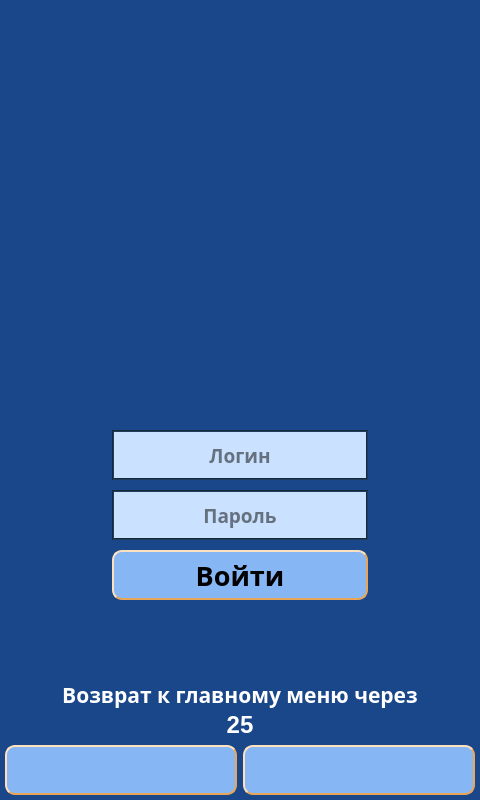
<?xml version="1.0" encoding="UTF-8"?>
<ui version="4.0">
 <class>screen_3_authorization</class>
 <widget class="QWidget" name="screen_3_authorization">
  <property name="geometry">
   <rect>
    <x>0</x>
    <y>0</y>
    <width>480</width>
    <height>800</height>
   </rect>
  </property>
  <property name="windowTitle">
   <string>screen_3_authorization</string>
  </property>
  <property name="styleSheet">
   <string notr="true">QWidget{
	background-color: #1A4789;
}
QLabel {
	background: none;
	color: #FFFFFF;
	border-width: 0px;
	border-radius: 0px;
}
#background {
	color: #FFFFFF;
	background-color: #1A4789;
	border-width: 2px;
	border-style: groove;
	border-color: #ff9923;
	border-radius: 0px;
}
QPushButton {
	color: #000000;
	background-color: #86B7F4;
	border-width: 2px;
	border-style: outset;
	border-color: #EAA657;
	border-radius: 10px;
}
QLineEdit {
	color: #000000;
	background-color: #CAE2FF;
	border-width: 2px;
	border-style: groove;
	border-color: #15293D;
	border-radius: 0px;
}</string>
  </property>
  <widget class="QLabel" name="lbl_timeout_back">
   <property name="geometry">
    <rect>
     <x>50</x>
     <y>710</y>
     <width>380</width>
     <height>30</height>
    </rect>
   </property>
   <property name="palette">
    <palette>
     <active>
      <colorrole role="WindowText">
       <brush brushstyle="SolidPattern">
        <color alpha="255">
         <red>255</red>
         <green>255</green>
         <blue>255</blue>
        </color>
       </brush>
      </colorrole>
      <colorrole role="Button">
       <brush brushstyle="LinearGradientPattern">
        <gradient startx="0.000000000000000" starty="0.000000000000000" endx="1.000000000000000" endy="0.000000000000000" type="LinearGradient" spread="PadSpread" coordinatemode="ObjectBoundingMode">
         <gradientstop position="0.000000000000000">
          <color alpha="0">
           <red>0</red>
           <green>0</green>
           <blue>0</blue>
          </color>
         </gradientstop>
         <gradientstop position="1.000000000000000">
          <color alpha="0">
           <red>255</red>
           <green>255</green>
           <blue>255</blue>
          </color>
         </gradientstop>
        </gradient>
       </brush>
      </colorrole>
      <colorrole role="Text">
       <brush brushstyle="SolidPattern">
        <color alpha="255">
         <red>255</red>
         <green>255</green>
         <blue>255</blue>
        </color>
       </brush>
      </colorrole>
      <colorrole role="ButtonText">
       <brush brushstyle="SolidPattern">
        <color alpha="255">
         <red>255</red>
         <green>255</green>
         <blue>255</blue>
        </color>
       </brush>
      </colorrole>
      <colorrole role="Base">
       <brush brushstyle="LinearGradientPattern">
        <gradient startx="0.000000000000000" starty="0.000000000000000" endx="1.000000000000000" endy="0.000000000000000" type="LinearGradient" spread="PadSpread" coordinatemode="ObjectBoundingMode">
         <gradientstop position="0.000000000000000">
          <color alpha="0">
           <red>0</red>
           <green>0</green>
           <blue>0</blue>
          </color>
         </gradientstop>
         <gradientstop position="1.000000000000000">
          <color alpha="0">
           <red>255</red>
           <green>255</green>
           <blue>255</blue>
          </color>
         </gradientstop>
        </gradient>
       </brush>
      </colorrole>
      <colorrole role="Window">
       <brush brushstyle="LinearGradientPattern">
        <gradient startx="0.000000000000000" starty="0.000000000000000" endx="1.000000000000000" endy="0.000000000000000" type="LinearGradient" spread="PadSpread" coordinatemode="ObjectBoundingMode">
         <gradientstop position="0.000000000000000">
          <color alpha="0">
           <red>0</red>
           <green>0</green>
           <blue>0</blue>
          </color>
         </gradientstop>
         <gradientstop position="1.000000000000000">
          <color alpha="0">
           <red>255</red>
           <green>255</green>
           <blue>255</blue>
          </color>
         </gradientstop>
        </gradient>
       </brush>
      </colorrole>
      <colorrole role="PlaceholderText">
       <brush brushstyle="NoBrush">
        <color alpha="128">
         <red>255</red>
         <green>255</green>
         <blue>255</blue>
        </color>
       </brush>
      </colorrole>
     </active>
     <inactive>
      <colorrole role="WindowText">
       <brush brushstyle="SolidPattern">
        <color alpha="255">
         <red>255</red>
         <green>255</green>
         <blue>255</blue>
        </color>
       </brush>
      </colorrole>
      <colorrole role="Button">
       <brush brushstyle="LinearGradientPattern">
        <gradient startx="0.000000000000000" starty="0.000000000000000" endx="1.000000000000000" endy="0.000000000000000" type="LinearGradient" spread="PadSpread" coordinatemode="ObjectBoundingMode">
         <gradientstop position="0.000000000000000">
          <color alpha="0">
           <red>0</red>
           <green>0</green>
           <blue>0</blue>
          </color>
         </gradientstop>
         <gradientstop position="1.000000000000000">
          <color alpha="0">
           <red>255</red>
           <green>255</green>
           <blue>255</blue>
          </color>
         </gradientstop>
        </gradient>
       </brush>
      </colorrole>
      <colorrole role="Text">
       <brush brushstyle="SolidPattern">
        <color alpha="255">
         <red>255</red>
         <green>255</green>
         <blue>255</blue>
        </color>
       </brush>
      </colorrole>
      <colorrole role="ButtonText">
       <brush brushstyle="SolidPattern">
        <color alpha="255">
         <red>255</red>
         <green>255</green>
         <blue>255</blue>
        </color>
       </brush>
      </colorrole>
      <colorrole role="Base">
       <brush brushstyle="LinearGradientPattern">
        <gradient startx="0.000000000000000" starty="0.000000000000000" endx="1.000000000000000" endy="0.000000000000000" type="LinearGradient" spread="PadSpread" coordinatemode="ObjectBoundingMode">
         <gradientstop position="0.000000000000000">
          <color alpha="0">
           <red>0</red>
           <green>0</green>
           <blue>0</blue>
          </color>
         </gradientstop>
         <gradientstop position="1.000000000000000">
          <color alpha="0">
           <red>255</red>
           <green>255</green>
           <blue>255</blue>
          </color>
         </gradientstop>
        </gradient>
       </brush>
      </colorrole>
      <colorrole role="Window">
       <brush brushstyle="LinearGradientPattern">
        <gradient startx="0.000000000000000" starty="0.000000000000000" endx="1.000000000000000" endy="0.000000000000000" type="LinearGradient" spread="PadSpread" coordinatemode="ObjectBoundingMode">
         <gradientstop position="0.000000000000000">
          <color alpha="0">
           <red>0</red>
           <green>0</green>
           <blue>0</blue>
          </color>
         </gradientstop>
         <gradientstop position="1.000000000000000">
          <color alpha="0">
           <red>255</red>
           <green>255</green>
           <blue>255</blue>
          </color>
         </gradientstop>
        </gradient>
       </brush>
      </colorrole>
      <colorrole role="PlaceholderText">
       <brush brushstyle="NoBrush">
        <color alpha="128">
         <red>255</red>
         <green>255</green>
         <blue>255</blue>
        </color>
       </brush>
      </colorrole>
     </inactive>
     <disabled>
      <colorrole role="WindowText">
       <brush brushstyle="SolidPattern">
        <color alpha="255">
         <red>255</red>
         <green>255</green>
         <blue>255</blue>
        </color>
       </brush>
      </colorrole>
      <colorrole role="Button">
       <brush brushstyle="LinearGradientPattern">
        <gradient startx="0.000000000000000" starty="0.000000000000000" endx="1.000000000000000" endy="0.000000000000000" type="LinearGradient" spread="PadSpread" coordinatemode="ObjectBoundingMode">
         <gradientstop position="0.000000000000000">
          <color alpha="0">
           <red>0</red>
           <green>0</green>
           <blue>0</blue>
          </color>
         </gradientstop>
         <gradientstop position="1.000000000000000">
          <color alpha="0">
           <red>255</red>
           <green>255</green>
           <blue>255</blue>
          </color>
         </gradientstop>
        </gradient>
       </brush>
      </colorrole>
      <colorrole role="Text">
       <brush brushstyle="SolidPattern">
        <color alpha="255">
         <red>255</red>
         <green>255</green>
         <blue>255</blue>
        </color>
       </brush>
      </colorrole>
      <colorrole role="ButtonText">
       <brush brushstyle="SolidPattern">
        <color alpha="255">
         <red>255</red>
         <green>255</green>
         <blue>255</blue>
        </color>
       </brush>
      </colorrole>
      <colorrole role="Base">
       <brush brushstyle="LinearGradientPattern">
        <gradient startx="0.000000000000000" starty="0.000000000000000" endx="1.000000000000000" endy="0.000000000000000" type="LinearGradient" spread="PadSpread" coordinatemode="ObjectBoundingMode">
         <gradientstop position="0.000000000000000">
          <color alpha="0">
           <red>0</red>
           <green>0</green>
           <blue>0</blue>
          </color>
         </gradientstop>
         <gradientstop position="1.000000000000000">
          <color alpha="0">
           <red>255</red>
           <green>255</green>
           <blue>255</blue>
          </color>
         </gradientstop>
        </gradient>
       </brush>
      </colorrole>
      <colorrole role="Window">
       <brush brushstyle="LinearGradientPattern">
        <gradient startx="0.000000000000000" starty="0.000000000000000" endx="1.000000000000000" endy="0.000000000000000" type="LinearGradient" spread="PadSpread" coordinatemode="ObjectBoundingMode">
         <gradientstop position="0.000000000000000">
          <color alpha="0">
           <red>0</red>
           <green>0</green>
           <blue>0</blue>
          </color>
         </gradientstop>
         <gradientstop position="1.000000000000000">
          <color alpha="0">
           <red>255</red>
           <green>255</green>
           <blue>255</blue>
          </color>
         </gradientstop>
        </gradient>
       </brush>
      </colorrole>
      <colorrole role="PlaceholderText">
       <brush brushstyle="NoBrush">
        <color alpha="128">
         <red>255</red>
         <green>255</green>
         <blue>255</blue>
        </color>
       </brush>
      </colorrole>
     </disabled>
    </palette>
   </property>
   <property name="font">
    <font>
     <pointsize>18</pointsize>
     <weight>75</weight>
     <bold>true</bold>
    </font>
   </property>
   <property name="text">
    <string>25</string>
   </property>
   <property name="alignment">
    <set>Qt::AlignCenter</set>
   </property>
  </widget>
  <widget class="MyLineEdit" name="edit_psw">
   <property name="geometry">
    <rect>
     <x>112</x>
     <y>490</y>
     <width>256</width>
     <height>50</height>
    </rect>
   </property>
   <property name="font">
    <font>
     <family>Arial Black</family>
     <pointsize>14</pointsize>
     <weight>75</weight>
     <bold>true</bold>
    </font>
   </property>
   <property name="alignment">
    <set>Qt::AlignCenter</set>
   </property>
   <property name="placeholderText">
    <string>Пароль</string>
   </property>
  </widget>
  <widget class="QPushButton" name="btn_authorization">
   <property name="geometry">
    <rect>
     <x>112</x>
     <y>550</y>
     <width>256</width>
     <height>50</height>
    </rect>
   </property>
   <property name="palette">
    <palette>
     <active>
      <colorrole role="WindowText">
       <brush brushstyle="SolidPattern">
        <color alpha="255">
         <red>0</red>
         <green>0</green>
         <blue>0</blue>
        </color>
       </brush>
      </colorrole>
      <colorrole role="Button">
       <brush brushstyle="SolidPattern">
        <color alpha="255">
         <red>134</red>
         <green>183</green>
         <blue>244</blue>
        </color>
       </brush>
      </colorrole>
      <colorrole role="Text">
       <brush brushstyle="SolidPattern">
        <color alpha="255">
         <red>0</red>
         <green>0</green>
         <blue>0</blue>
        </color>
       </brush>
      </colorrole>
      <colorrole role="ButtonText">
       <brush brushstyle="SolidPattern">
        <color alpha="255">
         <red>0</red>
         <green>0</green>
         <blue>0</blue>
        </color>
       </brush>
      </colorrole>
      <colorrole role="Base">
       <brush brushstyle="SolidPattern">
        <color alpha="255">
         <red>134</red>
         <green>183</green>
         <blue>244</blue>
        </color>
       </brush>
      </colorrole>
      <colorrole role="Window">
       <brush brushstyle="SolidPattern">
        <color alpha="255">
         <red>134</red>
         <green>183</green>
         <blue>244</blue>
        </color>
       </brush>
      </colorrole>
      <colorrole role="PlaceholderText">
       <brush brushstyle="NoBrush">
        <color alpha="128">
         <red>0</red>
         <green>0</green>
         <blue>0</blue>
        </color>
       </brush>
      </colorrole>
     </active>
     <inactive>
      <colorrole role="WindowText">
       <brush brushstyle="SolidPattern">
        <color alpha="255">
         <red>0</red>
         <green>0</green>
         <blue>0</blue>
        </color>
       </brush>
      </colorrole>
      <colorrole role="Button">
       <brush brushstyle="SolidPattern">
        <color alpha="255">
         <red>134</red>
         <green>183</green>
         <blue>244</blue>
        </color>
       </brush>
      </colorrole>
      <colorrole role="Text">
       <brush brushstyle="SolidPattern">
        <color alpha="255">
         <red>0</red>
         <green>0</green>
         <blue>0</blue>
        </color>
       </brush>
      </colorrole>
      <colorrole role="ButtonText">
       <brush brushstyle="SolidPattern">
        <color alpha="255">
         <red>0</red>
         <green>0</green>
         <blue>0</blue>
        </color>
       </brush>
      </colorrole>
      <colorrole role="Base">
       <brush brushstyle="SolidPattern">
        <color alpha="255">
         <red>134</red>
         <green>183</green>
         <blue>244</blue>
        </color>
       </brush>
      </colorrole>
      <colorrole role="Window">
       <brush brushstyle="SolidPattern">
        <color alpha="255">
         <red>134</red>
         <green>183</green>
         <blue>244</blue>
        </color>
       </brush>
      </colorrole>
      <colorrole role="PlaceholderText">
       <brush brushstyle="NoBrush">
        <color alpha="128">
         <red>0</red>
         <green>0</green>
         <blue>0</blue>
        </color>
       </brush>
      </colorrole>
     </inactive>
     <disabled>
      <colorrole role="WindowText">
       <brush brushstyle="SolidPattern">
        <color alpha="255">
         <red>0</red>
         <green>0</green>
         <blue>0</blue>
        </color>
       </brush>
      </colorrole>
      <colorrole role="Button">
       <brush brushstyle="SolidPattern">
        <color alpha="255">
         <red>134</red>
         <green>183</green>
         <blue>244</blue>
        </color>
       </brush>
      </colorrole>
      <colorrole role="Text">
       <brush brushstyle="SolidPattern">
        <color alpha="255">
         <red>0</red>
         <green>0</green>
         <blue>0</blue>
        </color>
       </brush>
      </colorrole>
      <colorrole role="ButtonText">
       <brush brushstyle="SolidPattern">
        <color alpha="255">
         <red>0</red>
         <green>0</green>
         <blue>0</blue>
        </color>
       </brush>
      </colorrole>
      <colorrole role="Base">
       <brush brushstyle="SolidPattern">
        <color alpha="255">
         <red>134</red>
         <green>183</green>
         <blue>244</blue>
        </color>
       </brush>
      </colorrole>
      <colorrole role="Window">
       <brush brushstyle="SolidPattern">
        <color alpha="255">
         <red>134</red>
         <green>183</green>
         <blue>244</blue>
        </color>
       </brush>
      </colorrole>
      <colorrole role="PlaceholderText">
       <brush brushstyle="NoBrush">
        <color alpha="128">
         <red>0</red>
         <green>0</green>
         <blue>0</blue>
        </color>
       </brush>
      </colorrole>
     </disabled>
    </palette>
   </property>
   <property name="font">
    <font>
     <family>Arial Black</family>
     <pointsize>20</pointsize>
     <weight>75</weight>
     <bold>true</bold>
    </font>
   </property>
   <property name="contextMenuPolicy">
    <enum>Qt::DefaultContextMenu</enum>
   </property>
   <property name="layoutDirection">
    <enum>Qt::LeftToRight</enum>
   </property>
   <property name="text">
    <string>Войти</string>
   </property>
  </widget>
  <widget class="QPushButton" name="btn_keyboard">
   <property name="geometry">
    <rect>
     <x>5</x>
     <y>745</y>
     <width>232</width>
     <height>50</height>
    </rect>
   </property>
   <property name="palette">
    <palette>
     <active>
      <colorrole role="WindowText">
       <brush brushstyle="SolidPattern">
        <color alpha="255">
         <red>0</red>
         <green>0</green>
         <blue>0</blue>
        </color>
       </brush>
      </colorrole>
      <colorrole role="Button">
       <brush brushstyle="SolidPattern">
        <color alpha="255">
         <red>134</red>
         <green>183</green>
         <blue>244</blue>
        </color>
       </brush>
      </colorrole>
      <colorrole role="Text">
       <brush brushstyle="SolidPattern">
        <color alpha="255">
         <red>0</red>
         <green>0</green>
         <blue>0</blue>
        </color>
       </brush>
      </colorrole>
      <colorrole role="ButtonText">
       <brush brushstyle="SolidPattern">
        <color alpha="255">
         <red>0</red>
         <green>0</green>
         <blue>0</blue>
        </color>
       </brush>
      </colorrole>
      <colorrole role="Base">
       <brush brushstyle="SolidPattern">
        <color alpha="255">
         <red>134</red>
         <green>183</green>
         <blue>244</blue>
        </color>
       </brush>
      </colorrole>
      <colorrole role="Window">
       <brush brushstyle="SolidPattern">
        <color alpha="255">
         <red>134</red>
         <green>183</green>
         <blue>244</blue>
        </color>
       </brush>
      </colorrole>
      <colorrole role="PlaceholderText">
       <brush brushstyle="NoBrush">
        <color alpha="128">
         <red>0</red>
         <green>0</green>
         <blue>0</blue>
        </color>
       </brush>
      </colorrole>
     </active>
     <inactive>
      <colorrole role="WindowText">
       <brush brushstyle="SolidPattern">
        <color alpha="255">
         <red>0</red>
         <green>0</green>
         <blue>0</blue>
        </color>
       </brush>
      </colorrole>
      <colorrole role="Button">
       <brush brushstyle="SolidPattern">
        <color alpha="255">
         <red>134</red>
         <green>183</green>
         <blue>244</blue>
        </color>
       </brush>
      </colorrole>
      <colorrole role="Text">
       <brush brushstyle="SolidPattern">
        <color alpha="255">
         <red>0</red>
         <green>0</green>
         <blue>0</blue>
        </color>
       </brush>
      </colorrole>
      <colorrole role="ButtonText">
       <brush brushstyle="SolidPattern">
        <color alpha="255">
         <red>0</red>
         <green>0</green>
         <blue>0</blue>
        </color>
       </brush>
      </colorrole>
      <colorrole role="Base">
       <brush brushstyle="SolidPattern">
        <color alpha="255">
         <red>134</red>
         <green>183</green>
         <blue>244</blue>
        </color>
       </brush>
      </colorrole>
      <colorrole role="Window">
       <brush brushstyle="SolidPattern">
        <color alpha="255">
         <red>134</red>
         <green>183</green>
         <blue>244</blue>
        </color>
       </brush>
      </colorrole>
      <colorrole role="PlaceholderText">
       <brush brushstyle="NoBrush">
        <color alpha="128">
         <red>0</red>
         <green>0</green>
         <blue>0</blue>
        </color>
       </brush>
      </colorrole>
     </inactive>
     <disabled>
      <colorrole role="WindowText">
       <brush brushstyle="SolidPattern">
        <color alpha="255">
         <red>0</red>
         <green>0</green>
         <blue>0</blue>
        </color>
       </brush>
      </colorrole>
      <colorrole role="Button">
       <brush brushstyle="SolidPattern">
        <color alpha="255">
         <red>134</red>
         <green>183</green>
         <blue>244</blue>
        </color>
       </brush>
      </colorrole>
      <colorrole role="Text">
       <brush brushstyle="SolidPattern">
        <color alpha="255">
         <red>0</red>
         <green>0</green>
         <blue>0</blue>
        </color>
       </brush>
      </colorrole>
      <colorrole role="ButtonText">
       <brush brushstyle="SolidPattern">
        <color alpha="255">
         <red>0</red>
         <green>0</green>
         <blue>0</blue>
        </color>
       </brush>
      </colorrole>
      <colorrole role="Base">
       <brush brushstyle="SolidPattern">
        <color alpha="255">
         <red>134</red>
         <green>183</green>
         <blue>244</blue>
        </color>
       </brush>
      </colorrole>
      <colorrole role="Window">
       <brush brushstyle="SolidPattern">
        <color alpha="255">
         <red>134</red>
         <green>183</green>
         <blue>244</blue>
        </color>
       </brush>
      </colorrole>
      <colorrole role="PlaceholderText">
       <brush brushstyle="NoBrush">
        <color alpha="128">
         <red>0</red>
         <green>0</green>
         <blue>0</blue>
        </color>
       </brush>
      </colorrole>
     </disabled>
    </palette>
   </property>
   <property name="font">
    <font>
     <pointsize>20</pointsize>
     <weight>75</weight>
     <bold>true</bold>
    </font>
   </property>
   <property name="contextMenuPolicy">
    <enum>Qt::DefaultContextMenu</enum>
   </property>
   <property name="layoutDirection">
    <enum>Qt::LeftToRight</enum>
   </property>
   <property name="text">
    <string/>
   </property>
   <property name="icon">
    <iconset resource="../img/resources.qrc">
     <normaloff>:/icons/keyboard.png</normaloff>:/icons/keyboard.png</iconset>
   </property>
   <property name="iconSize">
    <size>
     <width>51</width>
     <height>51</height>
    </size>
   </property>
  </widget>
  <widget class="QLabel" name="lbl_info_ico">
   <property name="geometry">
    <rect>
     <x>73</x>
     <y>50</y>
     <width>333</width>
     <height>342</height>
    </rect>
   </property>
   <property name="sizePolicy">
    <sizepolicy hsizetype="Preferred" vsizetype="Preferred">
     <horstretch>0</horstretch>
     <verstretch>0</verstretch>
    </sizepolicy>
   </property>
   <property name="text">
    <string/>
   </property>
   <property name="textFormat">
    <enum>Qt::AutoText</enum>
   </property>
   <property name="pixmap">
    <pixmap resource="../img/resources.qrc">:/icons/logo.png</pixmap>
   </property>
   <property name="scaledContents">
    <bool>true</bool>
   </property>
  </widget>
  <widget class="QPushButton" name="btn_back">
   <property name="geometry">
    <rect>
     <x>243</x>
     <y>745</y>
     <width>232</width>
     <height>50</height>
    </rect>
   </property>
   <property name="palette">
    <palette>
     <active>
      <colorrole role="WindowText">
       <brush brushstyle="SolidPattern">
        <color alpha="255">
         <red>0</red>
         <green>0</green>
         <blue>0</blue>
        </color>
       </brush>
      </colorrole>
      <colorrole role="Button">
       <brush brushstyle="SolidPattern">
        <color alpha="255">
         <red>134</red>
         <green>183</green>
         <blue>244</blue>
        </color>
       </brush>
      </colorrole>
      <colorrole role="Text">
       <brush brushstyle="SolidPattern">
        <color alpha="255">
         <red>0</red>
         <green>0</green>
         <blue>0</blue>
        </color>
       </brush>
      </colorrole>
      <colorrole role="ButtonText">
       <brush brushstyle="SolidPattern">
        <color alpha="255">
         <red>0</red>
         <green>0</green>
         <blue>0</blue>
        </color>
       </brush>
      </colorrole>
      <colorrole role="Base">
       <brush brushstyle="SolidPattern">
        <color alpha="255">
         <red>134</red>
         <green>183</green>
         <blue>244</blue>
        </color>
       </brush>
      </colorrole>
      <colorrole role="Window">
       <brush brushstyle="SolidPattern">
        <color alpha="255">
         <red>134</red>
         <green>183</green>
         <blue>244</blue>
        </color>
       </brush>
      </colorrole>
      <colorrole role="PlaceholderText">
       <brush brushstyle="NoBrush">
        <color alpha="128">
         <red>0</red>
         <green>0</green>
         <blue>0</blue>
        </color>
       </brush>
      </colorrole>
     </active>
     <inactive>
      <colorrole role="WindowText">
       <brush brushstyle="SolidPattern">
        <color alpha="255">
         <red>0</red>
         <green>0</green>
         <blue>0</blue>
        </color>
       </brush>
      </colorrole>
      <colorrole role="Button">
       <brush brushstyle="SolidPattern">
        <color alpha="255">
         <red>134</red>
         <green>183</green>
         <blue>244</blue>
        </color>
       </brush>
      </colorrole>
      <colorrole role="Text">
       <brush brushstyle="SolidPattern">
        <color alpha="255">
         <red>0</red>
         <green>0</green>
         <blue>0</blue>
        </color>
       </brush>
      </colorrole>
      <colorrole role="ButtonText">
       <brush brushstyle="SolidPattern">
        <color alpha="255">
         <red>0</red>
         <green>0</green>
         <blue>0</blue>
        </color>
       </brush>
      </colorrole>
      <colorrole role="Base">
       <brush brushstyle="SolidPattern">
        <color alpha="255">
         <red>134</red>
         <green>183</green>
         <blue>244</blue>
        </color>
       </brush>
      </colorrole>
      <colorrole role="Window">
       <brush brushstyle="SolidPattern">
        <color alpha="255">
         <red>134</red>
         <green>183</green>
         <blue>244</blue>
        </color>
       </brush>
      </colorrole>
      <colorrole role="PlaceholderText">
       <brush brushstyle="NoBrush">
        <color alpha="128">
         <red>0</red>
         <green>0</green>
         <blue>0</blue>
        </color>
       </brush>
      </colorrole>
     </inactive>
     <disabled>
      <colorrole role="WindowText">
       <brush brushstyle="SolidPattern">
        <color alpha="255">
         <red>0</red>
         <green>0</green>
         <blue>0</blue>
        </color>
       </brush>
      </colorrole>
      <colorrole role="Button">
       <brush brushstyle="SolidPattern">
        <color alpha="255">
         <red>134</red>
         <green>183</green>
         <blue>244</blue>
        </color>
       </brush>
      </colorrole>
      <colorrole role="Text">
       <brush brushstyle="SolidPattern">
        <color alpha="255">
         <red>0</red>
         <green>0</green>
         <blue>0</blue>
        </color>
       </brush>
      </colorrole>
      <colorrole role="ButtonText">
       <brush brushstyle="SolidPattern">
        <color alpha="255">
         <red>0</red>
         <green>0</green>
         <blue>0</blue>
        </color>
       </brush>
      </colorrole>
      <colorrole role="Base">
       <brush brushstyle="SolidPattern">
        <color alpha="255">
         <red>134</red>
         <green>183</green>
         <blue>244</blue>
        </color>
       </brush>
      </colorrole>
      <colorrole role="Window">
       <brush brushstyle="SolidPattern">
        <color alpha="255">
         <red>134</red>
         <green>183</green>
         <blue>244</blue>
        </color>
       </brush>
      </colorrole>
      <colorrole role="PlaceholderText">
       <brush brushstyle="NoBrush">
        <color alpha="128">
         <red>0</red>
         <green>0</green>
         <blue>0</blue>
        </color>
       </brush>
      </colorrole>
     </disabled>
    </palette>
   </property>
   <property name="font">
    <font>
     <pointsize>20</pointsize>
     <weight>75</weight>
     <bold>true</bold>
    </font>
   </property>
   <property name="contextMenuPolicy">
    <enum>Qt::DefaultContextMenu</enum>
   </property>
   <property name="layoutDirection">
    <enum>Qt::LeftToRight</enum>
   </property>
   <property name="text">
    <string/>
   </property>
   <property name="icon">
    <iconset resource="../img/resources.qrc">
     <normaloff>:/icons/back.png</normaloff>:/icons/back.png</iconset>
   </property>
   <property name="iconSize">
    <size>
     <width>51</width>
     <height>51</height>
    </size>
   </property>
  </widget>
  <widget class="QLabel" name="label_info_1">
   <property name="geometry">
    <rect>
     <x>50</x>
     <y>680</y>
     <width>380</width>
     <height>30</height>
    </rect>
   </property>
   <property name="palette">
    <palette>
     <active>
      <colorrole role="WindowText">
       <brush brushstyle="SolidPattern">
        <color alpha="255">
         <red>255</red>
         <green>255</green>
         <blue>255</blue>
        </color>
       </brush>
      </colorrole>
      <colorrole role="Button">
       <brush brushstyle="LinearGradientPattern">
        <gradient startx="0.000000000000000" starty="0.000000000000000" endx="1.000000000000000" endy="0.000000000000000" type="LinearGradient" spread="PadSpread" coordinatemode="ObjectBoundingMode">
         <gradientstop position="0.000000000000000">
          <color alpha="0">
           <red>0</red>
           <green>0</green>
           <blue>0</blue>
          </color>
         </gradientstop>
         <gradientstop position="1.000000000000000">
          <color alpha="0">
           <red>255</red>
           <green>255</green>
           <blue>255</blue>
          </color>
         </gradientstop>
        </gradient>
       </brush>
      </colorrole>
      <colorrole role="Text">
       <brush brushstyle="SolidPattern">
        <color alpha="255">
         <red>255</red>
         <green>255</green>
         <blue>255</blue>
        </color>
       </brush>
      </colorrole>
      <colorrole role="ButtonText">
       <brush brushstyle="SolidPattern">
        <color alpha="255">
         <red>255</red>
         <green>255</green>
         <blue>255</blue>
        </color>
       </brush>
      </colorrole>
      <colorrole role="Base">
       <brush brushstyle="LinearGradientPattern">
        <gradient startx="0.000000000000000" starty="0.000000000000000" endx="1.000000000000000" endy="0.000000000000000" type="LinearGradient" spread="PadSpread" coordinatemode="ObjectBoundingMode">
         <gradientstop position="0.000000000000000">
          <color alpha="0">
           <red>0</red>
           <green>0</green>
           <blue>0</blue>
          </color>
         </gradientstop>
         <gradientstop position="1.000000000000000">
          <color alpha="0">
           <red>255</red>
           <green>255</green>
           <blue>255</blue>
          </color>
         </gradientstop>
        </gradient>
       </brush>
      </colorrole>
      <colorrole role="Window">
       <brush brushstyle="LinearGradientPattern">
        <gradient startx="0.000000000000000" starty="0.000000000000000" endx="1.000000000000000" endy="0.000000000000000" type="LinearGradient" spread="PadSpread" coordinatemode="ObjectBoundingMode">
         <gradientstop position="0.000000000000000">
          <color alpha="0">
           <red>0</red>
           <green>0</green>
           <blue>0</blue>
          </color>
         </gradientstop>
         <gradientstop position="1.000000000000000">
          <color alpha="0">
           <red>255</red>
           <green>255</green>
           <blue>255</blue>
          </color>
         </gradientstop>
        </gradient>
       </brush>
      </colorrole>
      <colorrole role="PlaceholderText">
       <brush brushstyle="NoBrush">
        <color alpha="128">
         <red>255</red>
         <green>255</green>
         <blue>255</blue>
        </color>
       </brush>
      </colorrole>
     </active>
     <inactive>
      <colorrole role="WindowText">
       <brush brushstyle="SolidPattern">
        <color alpha="255">
         <red>255</red>
         <green>255</green>
         <blue>255</blue>
        </color>
       </brush>
      </colorrole>
      <colorrole role="Button">
       <brush brushstyle="LinearGradientPattern">
        <gradient startx="0.000000000000000" starty="0.000000000000000" endx="1.000000000000000" endy="0.000000000000000" type="LinearGradient" spread="PadSpread" coordinatemode="ObjectBoundingMode">
         <gradientstop position="0.000000000000000">
          <color alpha="0">
           <red>0</red>
           <green>0</green>
           <blue>0</blue>
          </color>
         </gradientstop>
         <gradientstop position="1.000000000000000">
          <color alpha="0">
           <red>255</red>
           <green>255</green>
           <blue>255</blue>
          </color>
         </gradientstop>
        </gradient>
       </brush>
      </colorrole>
      <colorrole role="Text">
       <brush brushstyle="SolidPattern">
        <color alpha="255">
         <red>255</red>
         <green>255</green>
         <blue>255</blue>
        </color>
       </brush>
      </colorrole>
      <colorrole role="ButtonText">
       <brush brushstyle="SolidPattern">
        <color alpha="255">
         <red>255</red>
         <green>255</green>
         <blue>255</blue>
        </color>
       </brush>
      </colorrole>
      <colorrole role="Base">
       <brush brushstyle="LinearGradientPattern">
        <gradient startx="0.000000000000000" starty="0.000000000000000" endx="1.000000000000000" endy="0.000000000000000" type="LinearGradient" spread="PadSpread" coordinatemode="ObjectBoundingMode">
         <gradientstop position="0.000000000000000">
          <color alpha="0">
           <red>0</red>
           <green>0</green>
           <blue>0</blue>
          </color>
         </gradientstop>
         <gradientstop position="1.000000000000000">
          <color alpha="0">
           <red>255</red>
           <green>255</green>
           <blue>255</blue>
          </color>
         </gradientstop>
        </gradient>
       </brush>
      </colorrole>
      <colorrole role="Window">
       <brush brushstyle="LinearGradientPattern">
        <gradient startx="0.000000000000000" starty="0.000000000000000" endx="1.000000000000000" endy="0.000000000000000" type="LinearGradient" spread="PadSpread" coordinatemode="ObjectBoundingMode">
         <gradientstop position="0.000000000000000">
          <color alpha="0">
           <red>0</red>
           <green>0</green>
           <blue>0</blue>
          </color>
         </gradientstop>
         <gradientstop position="1.000000000000000">
          <color alpha="0">
           <red>255</red>
           <green>255</green>
           <blue>255</blue>
          </color>
         </gradientstop>
        </gradient>
       </brush>
      </colorrole>
      <colorrole role="PlaceholderText">
       <brush brushstyle="NoBrush">
        <color alpha="128">
         <red>255</red>
         <green>255</green>
         <blue>255</blue>
        </color>
       </brush>
      </colorrole>
     </inactive>
     <disabled>
      <colorrole role="WindowText">
       <brush brushstyle="SolidPattern">
        <color alpha="255">
         <red>255</red>
         <green>255</green>
         <blue>255</blue>
        </color>
       </brush>
      </colorrole>
      <colorrole role="Button">
       <brush brushstyle="LinearGradientPattern">
        <gradient startx="0.000000000000000" starty="0.000000000000000" endx="1.000000000000000" endy="0.000000000000000" type="LinearGradient" spread="PadSpread" coordinatemode="ObjectBoundingMode">
         <gradientstop position="0.000000000000000">
          <color alpha="0">
           <red>0</red>
           <green>0</green>
           <blue>0</blue>
          </color>
         </gradientstop>
         <gradientstop position="1.000000000000000">
          <color alpha="0">
           <red>255</red>
           <green>255</green>
           <blue>255</blue>
          </color>
         </gradientstop>
        </gradient>
       </brush>
      </colorrole>
      <colorrole role="Text">
       <brush brushstyle="SolidPattern">
        <color alpha="255">
         <red>255</red>
         <green>255</green>
         <blue>255</blue>
        </color>
       </brush>
      </colorrole>
      <colorrole role="ButtonText">
       <brush brushstyle="SolidPattern">
        <color alpha="255">
         <red>255</red>
         <green>255</green>
         <blue>255</blue>
        </color>
       </brush>
      </colorrole>
      <colorrole role="Base">
       <brush brushstyle="LinearGradientPattern">
        <gradient startx="0.000000000000000" starty="0.000000000000000" endx="1.000000000000000" endy="0.000000000000000" type="LinearGradient" spread="PadSpread" coordinatemode="ObjectBoundingMode">
         <gradientstop position="0.000000000000000">
          <color alpha="0">
           <red>0</red>
           <green>0</green>
           <blue>0</blue>
          </color>
         </gradientstop>
         <gradientstop position="1.000000000000000">
          <color alpha="0">
           <red>255</red>
           <green>255</green>
           <blue>255</blue>
          </color>
         </gradientstop>
        </gradient>
       </brush>
      </colorrole>
      <colorrole role="Window">
       <brush brushstyle="LinearGradientPattern">
        <gradient startx="0.000000000000000" starty="0.000000000000000" endx="1.000000000000000" endy="0.000000000000000" type="LinearGradient" spread="PadSpread" coordinatemode="ObjectBoundingMode">
         <gradientstop position="0.000000000000000">
          <color alpha="0">
           <red>0</red>
           <green>0</green>
           <blue>0</blue>
          </color>
         </gradientstop>
         <gradientstop position="1.000000000000000">
          <color alpha="0">
           <red>255</red>
           <green>255</green>
           <blue>255</blue>
          </color>
         </gradientstop>
        </gradient>
       </brush>
      </colorrole>
      <colorrole role="PlaceholderText">
       <brush brushstyle="NoBrush">
        <color alpha="128">
         <red>255</red>
         <green>255</green>
         <blue>255</blue>
        </color>
       </brush>
      </colorrole>
     </disabled>
    </palette>
   </property>
   <property name="font">
    <font>
     <family>Dubai</family>
     <pointsize>16</pointsize>
     <weight>75</weight>
     <bold>true</bold>
    </font>
   </property>
   <property name="text">
    <string>Возврат к главному меню через</string>
   </property>
   <property name="alignment">
    <set>Qt::AlignCenter</set>
   </property>
  </widget>
  <widget class="MyLineEdit" name="edit_login">
   <property name="geometry">
    <rect>
     <x>112</x>
     <y>430</y>
     <width>256</width>
     <height>50</height>
    </rect>
   </property>
   <property name="font">
    <font>
     <family>Arial Black</family>
     <pointsize>14</pointsize>
     <weight>75</weight>
     <bold>true</bold>
    </font>
   </property>
   <property name="autoFillBackground">
    <bool>false</bool>
   </property>
   <property name="alignment">
    <set>Qt::AlignCenter</set>
   </property>
   <property name="placeholderText">
    <string>Логин</string>
   </property>
  </widget>
 </widget>
 <customwidgets>
  <customwidget>
   <class>MyLineEdit</class>
   <extends>QLineEdit</extends>
   <header location="global">..helper.MyLineEdit</header>
  </customwidget>
 </customwidgets>
 <resources>
  <include location="../img/resources.qrc"/>
 </resources>
 <connections/>
</ui>
